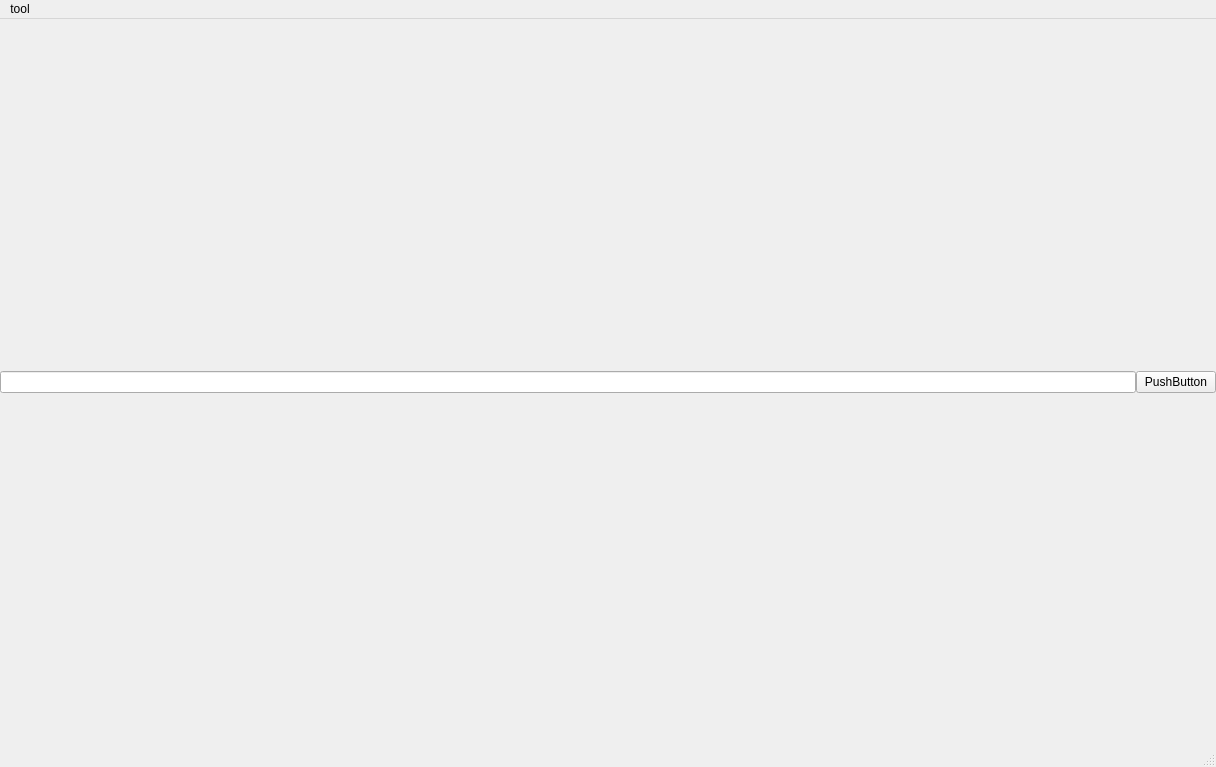
<?xml version="1.0" encoding="UTF-8"?>
<ui version="4.0">
 <class>MainWindow</class>
 <widget class="QMainWindow" name="MainWindow">
  <property name="geometry">
   <rect>
    <x>0</x>
    <y>0</y>
    <width>1216</width>
    <height>767</height>
   </rect>
  </property>
  <property name="windowTitle">
   <string>MainWindow</string>
  </property>
  <widget class="QWidget" name="centralWidget">
   <layout class="QGridLayout" name="gridLayout">
    <property name="leftMargin">
     <number>0</number>
    </property>
    <property name="topMargin">
     <number>0</number>
    </property>
    <property name="rightMargin">
     <number>0</number>
    </property>
    <property name="bottomMargin">
     <number>0</number>
    </property>
    <property name="spacing">
     <number>0</number>
    </property>
    <item row="0" column="0">
     <layout class="QVBoxLayout" name="verticalLayout">
      <property name="spacing">
       <number>0</number>
      </property>
      <item>
       <layout class="QHBoxLayout" name="horizonlayout">
        <property name="spacing">
         <number>0</number>
        </property>
        <property name="sizeConstraint">
         <enum>QLayout::SetDefaultConstraint</enum>
        </property>
        <item>
         <widget class="QLineEdit" name="lineEdit"/>
        </item>
        <item>
         <widget class="QPushButton" name="pushButton">
          <property name="text">
           <string>PushButton</string>
          </property>
         </widget>
        </item>
       </layout>
      </item>
     </layout>
    </item>
   </layout>
  </widget>
  <widget class="QStatusBar" name="statusBar"/>
  <widget class="QMenuBar" name="menuBar">
   <property name="geometry">
    <rect>
     <x>0</x>
     <y>0</y>
     <width>1216</width>
     <height>23</height>
    </rect>
   </property>
   <widget class="QMenu" name="menuTool">
    <property name="title">
     <string>tool</string>
    </property>
    <addaction name="actionTask"/>
   </widget>
   <addaction name="menuTool"/>
  </widget>
  <action name="actionTask">
   <property name="text">
    <string>task</string>
   </property>
  </action>
 </widget>
 <layoutdefault spacing="6" margin="11"/>
 <resources/>
 <connections/>
</ui>
